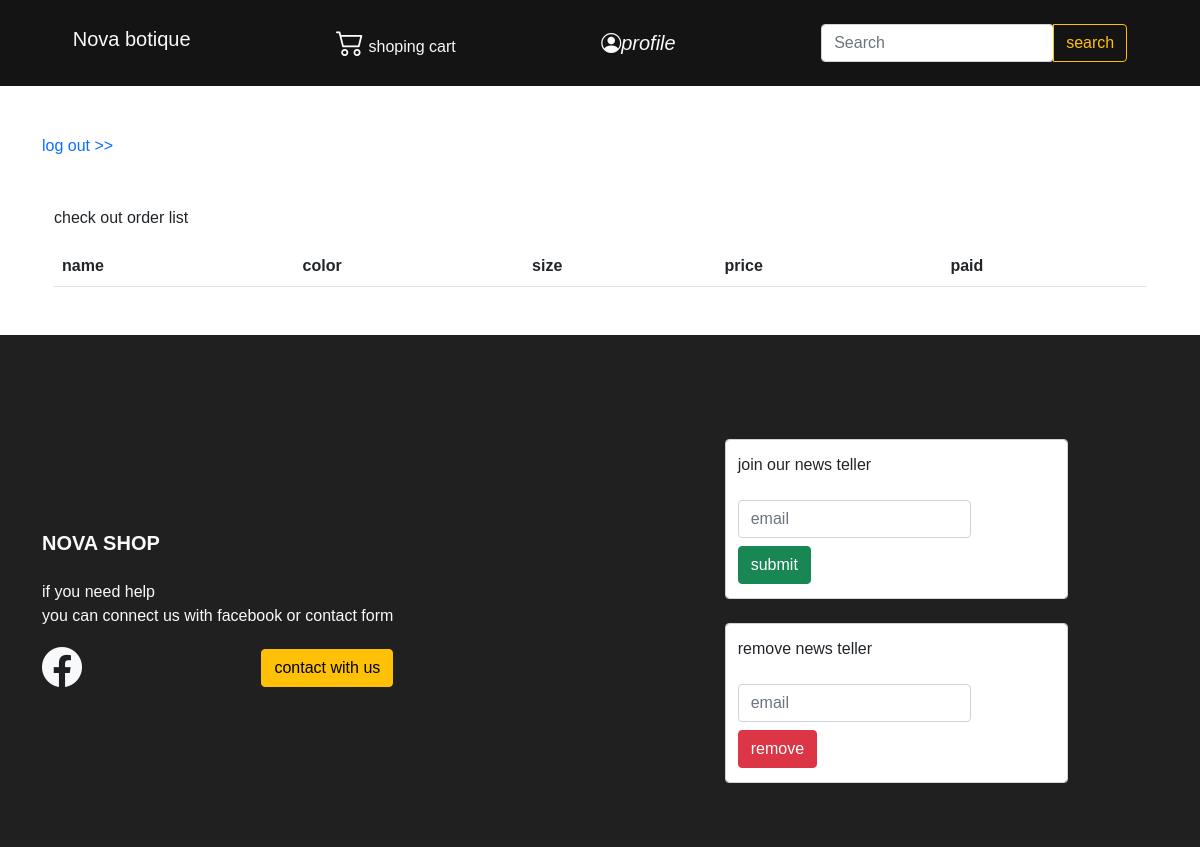
The page /user/profile (signed in) on the database as committed earlier.
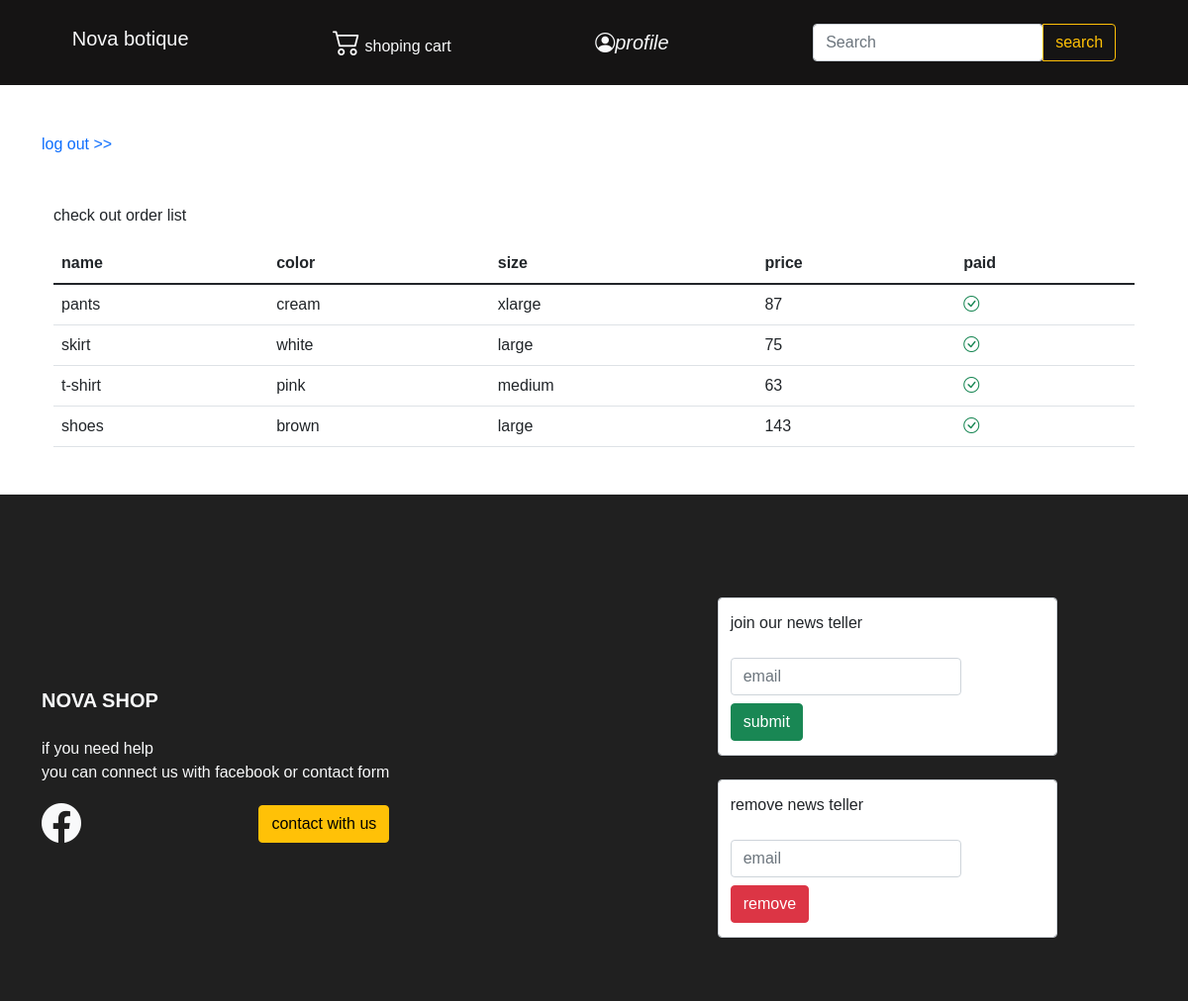
The same page on the database as committed later.
### main_module/models.py (models this page shows, shortened)
class OrderDetail(models.Model):
    order = models.ForeignKey(Order, on_delete=models.CASCADE)
    product = models.ForeignKey( Products, on_delete=models.CASCADE,null=True)
    size=models.CharField(max_length=100,default='')
    color=models.CharField(max_length=100,default='')
    final_price = models.IntegerField(null=True, blank=True)
    count = models.IntegerField(default=1)

class Products(models.Model):
    name=models.CharField(max_length=300)
    slug=models.CharField(max_length=300)
    category=models.ForeignKey(Category,on_delete=models.CASCADE,null=True)
    price=models.IntegerField()
    size=models.CharField(max_length=200,null=True)
    size_small=models.CharField(max_length=200,null=True,blank=True)
    size_medium=models.CharField(max_length=200,null=True,blank=True)
    size_larg=models.CharField(max_length=200,null=True,blank=True)
    size_xlarg=models.CharField(max_length=200,null=True,blank=True)
    description=models.TextField(max_length=9000)
    image=models.ImageField(upload_to='products')
    favorit=models.ManyToManyField(User,blank=True)
    rate=models.IntegerField(default=0)
    discount=models.IntegerField(null=True,default=0)
    discount_price=models.IntegerField(null=True,default=0)
    color = models.CharField(max_length=200,null=True,blank=True)
    color2 =  models.CharField(max_length=200,null=True,blank=True)
    color3 =  models.CharField(max_length=2000,null=True,blank=True)

### account_module/views.py (the view)
# urls.py: path('profile',views.Profile.as_view(),name='profile'),
class Profile(TemplateView):
    template_name = 'profile.html'
    def get_context_data(self, **kwargs):
         context = super(Profile, self).get_context_data()
         final_order =models.OrderDetail.objects.filter(order__is_paid=True, order__userr=self.request.user)
         context['order'] = final_order
         context['fav']=models.Products.objects.filter(favorit=self.request.user.id)
         return context

### account_module/templates/profile.html (shortened to what this page needs)
{% extends 'main/base.html' %}
{% load  static %}
{% block contect %}
    {% if user.is_authenticated %}
        <div class="container my-5"  >
        <a href="{% url 'logout_page' %}">log out >></a>
    {% endif %}
    <div class="container my-5">
        <p>check out order list</p>
         <table class="table table-hover">
  <thead>
    <tr>
      <th scope="col">name</th>
      <th scope="col">color</th>
      <th scope="col">size</th>
      <th scope="col">price</th>
      <th scope="col">paid</th>
    </tr>
  </thead>
  <tbody>
   {% for foo in order %}
         <tr>
      <td>{{ foo.product.name }}</td>
      <td>{{ foo.color }}</td>
      <td>{{ foo.size }}</td>
      <td>{{ foo.product.price }}</td>
      <td><i class="bi bi-check-circle text-success"></i></td>
    </tr>
    {% endfor %}
  </tbody>
</table>
    </div>
        </div>
{% endblock %}

### templates/main/base.html (shortened to what this page needs)
<!doctype html>
<html lang="en">
<head>
    {% include 'refrences/header_refrences.html' %}
</head>
<body>
{% include 'main/header.html' %}
{% block contect %}
{% endblock %}
{% include 'main/footer.html' %}
</body>
</html>

### templates/refrences/header_refrences.html (shortened to what this page needs)
 {% load static %}
<link rel="stylesheet" href="{% static 'css/style.css' %}" />
<link rel="stylesheet" href="{% static 'css/signup-login.css' %}" />
<link rel="stylesheet" href="https://unpkg.com/aos@next/dist/aos.css" />
<link rel="stylesheet" href="https://cdn.jsdelivr.net/npm/bootstrap-icons@1.11.0/font/bootstrap-icons.css">
<link rel="stylesheet" href="https://cdn.jsdelivr.net/npm/bootstrap@5.1.3/dist/css/bootstrap.min.css">

### templates/main/header.html (shortened to what this page needs)
<header>
  <navbar class="nav d-lg-flex d-none justify-content-evenly color-nav">
    <div class=" d-flex justify-content-around w-100 my-4 align-items-center">
    <div class="h5">
      <a href="{% url 'home_pgae' %}" class="text-decoration-none  text-light ">
      Nova botique
    </a>
      </div>
    <div>
         {% if user.is_authenticated %}
      <i class="bi bi-cart2 h3" ></i>
        <a class=" text-decoration-none text-light" href="{% url 'shoping_cart' %}"> shoping cart </a>
         {% else %}
              <i class="bi bi-cart2 h3" ></i>
        <a class=" text-decoration-none text-light" href="{% url 'login_page' %}"> shoping cart </a>
         {% endif %}
    </div>
    {% if user.is_authenticated %}
            <a href="{% url 'profile' %}"><i class="bi bi-person-circle prof text-light">profile</i> </a>
            {% else %}
      <a href="{% url 'sign_up' %}"   class="btn btn-warning me-3 text-dark"> login/signup</a>
        {% endif %}
 <div>
      <div class="input-group">
          <form action="{% url 'search' %}" method="post">
                <div class="input-group">
                  <input type="search" class="form-control rounded" name="search" placeholder="Search" aria-label="Search" aria-describedby="search-addon" />
                  <button type="submit" class="btn btn-outline-warning" data-mdb-ripple-init>search</button>
                </div>
          </form>
</div>
  </div>
    </div>
  </navbar>
</header>

### templates/main/footer.html (shortened to what this page needs)
    <footer class="footer">
        <div class="container ">
            <div class=" d-flex flex-column flex-lg-row justify-content-between align-items-center ">
                    <div class="single_footer">
                        <h4 class="text-light"> Nova shop</h4>
                        <div>
                            <p class="text-light">
                                if you need help <br> you can connect us with facebook or contact form
                              </p>
                        </div>
                        <div class="d-flex  justify-content-between align-items-center" >
                                 <a href="https://www.facebook.com/profile.php?id=100094030952664">
                                    <i class="bi bi-facebook text-light h1"> </i>
                                </a>
                             <a href="{% url 'contact_with_us' %}" class="btn btn-warning">contact with us</a>
                        </div>
                        </div>
                        <div>
                                  <form  class="form-control w-75 m-4" method="post" action="{% url 'news_teller'%}">
                    <div class="row g-3 align-items-center">
                  <div class="col-auto">
                    <label for="input6" class="col-form-label">join our news teller</label>
                  </div>
                  <div class="col-auto">
                    <input type="email" id="input7" class="form-control" placeholder="email" name="newstelleremail">
                        <button class="btn btn-success my-2">submit</button>
                  </div>
                </form>
                        </div>
                <div>
                    <form class="form-control w-75 m-4 " method="post" action="{% url 'remove_news_teller'%}">
                    <div class="row g-3 align-items-center">
                  <div class="col-auto">
                       <label for="input7" class="col-form-label">remove news teller</label>
                  </div>
                  <div class="col-auto">
                    <input type="email" id="input6" class="form-control" placeholder="email" name="removenewstelleremail">
                        <button class="btn btn-danger my-2">remove</button>
                  </div>
                </form>
                </div>
              </div>
    </footer>

### templates/refrences/footer_refrences.html (shortened to what this page needs)
{% load static %}

### static/css/style.css (style rules this page uses)
* { padding: 0; margin: 0; box-sizing: border-box; list-style-type: none; }
a { text-decoration: none !important; cursor: pointer !important; user-select: none !important; }
html { scroll-behavior: smooth; }
header navbar { color: #000; }
.color-nav { background-color: #151414; color: white; }
.footer { height: 750px !important; background: #202020; padding-top: 80px; padding-bottom: 40px; }
.single_footer h4 { color: #000000; margin-top: 0; margin-bottom: 25px; font-weight: 700; text-transform: uppercase; font-size: 20px; }
@media (min-width:992px) { .footer { height: auto !important; } }
.prof { color: white; font-size: 20px; }

### static/css/signup-login.css (style rules this page uses)
* { margin: 0; box-sizing: border-box; font-family: Verdana, Geneva, Tahoma, sans-serif; }

Rows that differ between the two databases and show on the page:
added OrderDetail: product.name "pants", color "cream", size "xlarge", product.price "87"
added OrderDetail: product.name "skirt", color "white", size "large", product.price "75"
added OrderDetail: product.name "t-shirt", color "pink", size "medium", product.price "63"
added OrderDetail: product.name "shoes", color "brown", size "large", product.price "143"
